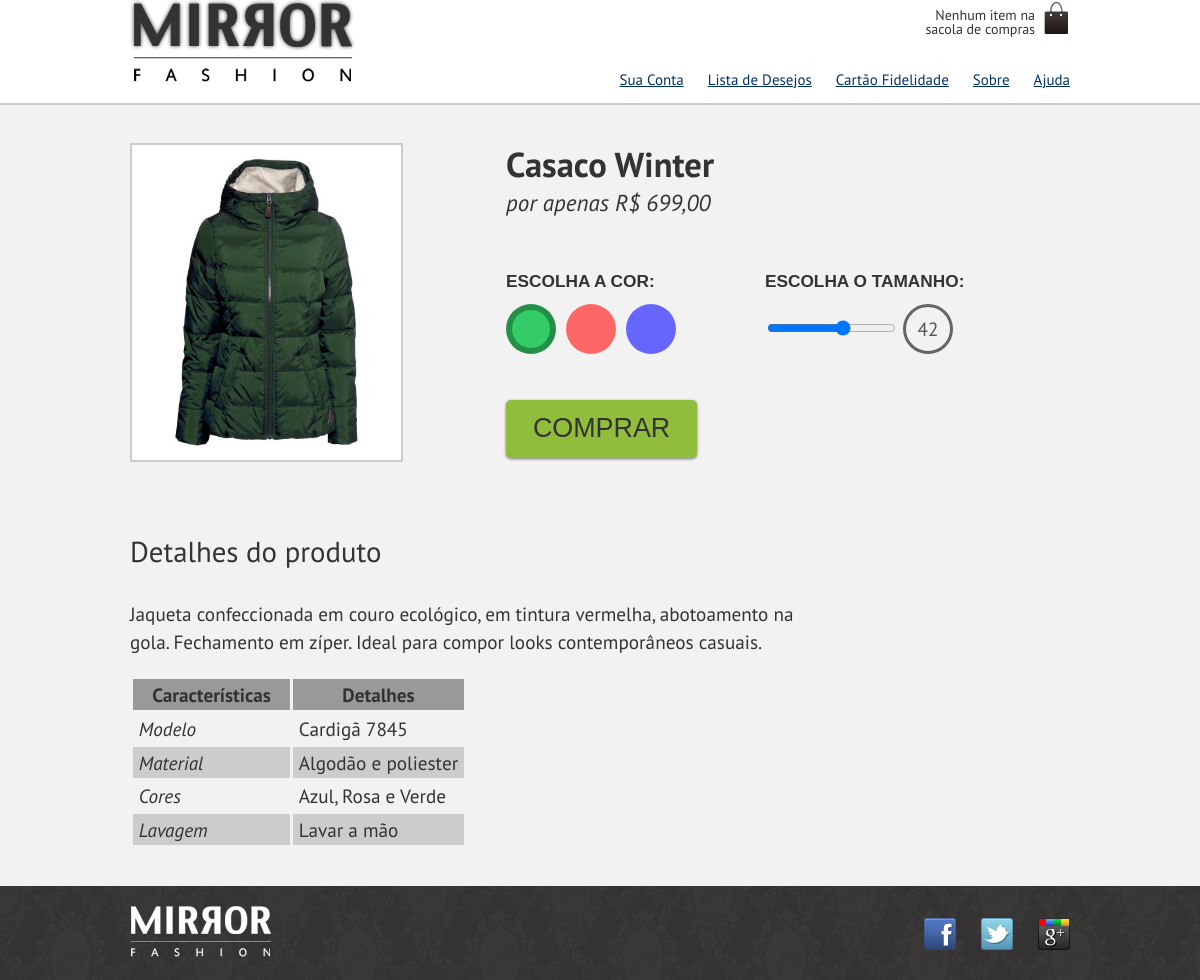
Screenshot of /produto.php?id=4 with the database file from the repository.
### tables this page shows
CREATE TABLE IF NOT EXISTS `produtos` (
  `id` int(11) NOT NULL AUTO_INCREMENT,
  `nome` varchar(255) DEFAULT NULL,
  `preco` varchar(45) DEFAULT NULL,
  `descricao` text,
  `data` date DEFAULT NULL,
  `vendas` int(11) DEFAULT NULL,
  PRIMARY KEY (`id`)
);

### produto.php (the view, shortened to what this page needs)
<?php
require_once("connection.php");
$dados = mysqli_query($con, "SELECT * FROM produtos WHERE id = $_GET[id]");
$produto = mysqli_fetch_array($dados);
$cabecalho_css = "<link rel='stylesheet' href='css/produto.css'>";
include("cabecalho.php");
?>
<div class="produto-back">
   <div class="container">
      <div class="produto">
         <h2><?= $produto["nome"] ?></h2>
         <p>por apenas <?= $produto["preco"] ?></p>
         <form action="checkout.php" method="post">
            <fieldset class="cores">
               <legend>Escolha a cor:</legend>
               <label for="verde">
                  <img src="img/produtos/foto<?= $produto["id"] ?>-verde.png" alt="verde">
               </label>
            </fieldset>
            <fieldset class="tamanhos">
               <legend>Escolha o tamanho:</legend>
               <input type="range" name="tamanho" id="tamanho"
                  min="36" max="46" value="42" step="2">
               <output for="tamanho" name="valortamanho">42</output>
            </fieldset>
            <input type="submit" value="Comprar" class="comprar">
         </form>
      </div>
      <div class="detalhes">
         <h3>Detalhes do produto</h3>
         <p><?= $produto["descricao"] ?></p>
         <table>
            <thead>
               <tr>
                  <th>Características</th>
                  <th>Detalhes</th>
               </tr>
            </thead>
            <tbody>
               <tr>
                  <td>Modelo</td>
                  <td>Cardigã 7845</td>
               </tr>
               <tr>
                  <td>Material</td>
                  <td>Algodão e poliester</td>
               </tr>
               <tr>
                  <td>Cores</td>
                  <td>Azul, Rosa e Verde</td>
               </tr>
               <tr>
                  <td>Lavagem</td>
                  <td>Lavar a mão</td>
               </tr>
            </tbody>
         </table>
      </div>
   </div>
</div>
<?php include("rodape.php"); ?>

### css/estilos.css (style rules this page uses)
body { color: #333; font-family: "PT Sans", sans-serif; }
.container { width: 940px; margin: 0 auto; }
.tamanhos output { display: inline-block; height: 44px; width: 44px; line-height: 44px; text-align: center; border: 3px solid #666; border-radius: 50%; color: #555; }

### css/produto.css (style rules this page uses)
.produto-back { background-color: #f2f2f2; margin-top: 1em; border-top: 2px solid #ccc; }
.produto { color: #333; line-height: 1.3; margin-top: 2em; }
.produto h2 { font-size: 1.8em; font-weight: bold; }
.produto p { font-size: 1.2em; font-style: italic; margin-bottom: 1em; }
.produto legend { display: block; text-transform: uppercase; font: bold 0.9em/2.5 Arial; }
.cores { position: relative; padding-top: 90px; }
.cores label img { display: block; max-width: 100%; border: 2px solid #ccc; }
.cores label::after { content: ''; display: block; width: 50px; height: 50px; border-radius: 50%; box-sizing: border-box; position: absolute; top: 30px; border: 6px solid rgba(0, 0, 0, 0); transition: 1s; }
.cores input:checked+label::after { border: 6px solid rgba(0, 0, 0, 0.3); }
label[for="verde"]::after { background-color: #3c6; left: 0; }
.comprar { background: #91bd3c; border: none; color: #333; font-size: 1.4em; text-transform: uppercase; box-shadow: 0 1px 3px #777; display: block; padding: 0.5em 1em; margin: 1em 0; border-radius: 5px; }
.detalhes { padding: 2em 0; }
.detalhes h3 { font-size: 1.5em; line-height: 2; }
.detalhes p { margin: 1em 0; font-size: 1em; line-height: 1.5; max-width: 36em; }
table { border-spacing: 0.2em; border-collapse: separate; }
thead { background-color: #999; }
thead th { font-weight: bold; text-align: center; padding: 0.3em 1em; }
td { padding: 0.3em; }
tr:nth-child(2n) { background-color: #ccc; }
td:first-child { font-style: italic; }
@media (min-width: 500px) { .detalhes { font-size: 1.2em; } }
@media (min-width: 630px) { .produto { position: relative; padding-left: 40%; font-size: 1.2em; } }
@media (min-width: 630px) { .cores { position: static; padding: 0; } }
@media (min-width: 630px) { .cores legend { position: static; } }
@media (min-width: 630px) { .cores label img { position: absolute; top: 0; left: 0; max-width: 35%; max-height: 100%; } }
@media (min-width: 630px) { .cores label::after { position: static; float: left; margin-right: 10px; } }
@media (min-width: 630px) { fieldset { display: inline-block; vertical-align: top; margin: 1em 0; min-width: 200px; width: 45%; } }

### rows the page displays
produtos: nome "Casaco Winter", preco "R$ 699,00", descricao "Jaqueta confeccionada em couro ecológico, em tintura vermelha, abotoamento na gola. Fechamento em zíper. Ideal para compor looks contemporâneos casuais."
